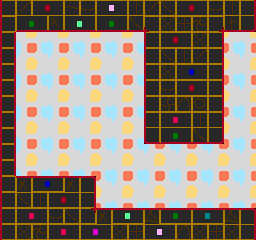

This game map was drawn from its Tiled (.tmx) file and the tilesets committed beside it. A one-line description and the full map source follow:
An orthogonal 16x15 tile map with 16x16 px tiles, 2 tile layers (back, front) and 3 objects (Prisoner, Door).

<map version="1.0" orientation="orthogonal" width="16" height="15" tilewidth="16" tileheight="16">
 <tileset firstgid="1" name="tiles1" tilewidth="16" tileheight="16">
  <image source="../tiles0.gif" trans="ff00ff" width="256" height="256" />
 </tileset>
 <layer name="back" width="16" height="15">
  <data encoding="csv">
129,129,130,129,130,129,130,129,130,129,130,129,130,129,130,129,
145,145,146,145,146,145,146,145,146,145,146,145,146,145,146,145,
129,129,130,129,130,129,130,129,130,129,130,129,130,129,130,129,
145,145,146,145,146,145,146,145,146,145,146,145,146,145,146,145,
129,129,130,129,130,129,130,129,130,129,130,129,130,129,130,129,
145,145,146,145,146,145,146,145,146,145,146,145,146,145,146,145,
129,129,130,129,130,129,130,129,130,129,130,129,130,129,130,129,
145,145,146,145,146,145,146,145,146,145,146,145,146,145,146,145,
129,129,130,129,130,129,130,129,130,129,130,129,130,129,130,129,
145,145,146,145,146,145,146,145,146,145,146,145,146,145,146,145,
129,129,130,129,130,129,130,129,130,129,130,129,130,129,130,129,
145,145,146,145,146,145,146,145,146,145,146,145,146,145,146,145,
129,129,130,129,130,129,130,129,130,129,130,129,130,129,130,129,
145,145,146,145,146,145,146,145,146,145,146,145,146,145,146,145,
129,129,130,129,130,129,130,129,130,129,130,129,130,129,130,129
</data>
 </layer>
 <layer name="front" width="16" height="15">
  <data encoding="csv">
97,98,83,84,101,102,85,86,100,98,99,83,84,102,100,104,
113,1,2,19,5,6,1,2,21,149,115,116,117,150,20,24,
184,0,0,0,0,0,0,0,0,97,83,84,115,104,0,0,
168,0,0,0,0,0,0,0,0,113,99,100,98,120,0,0,
184,0,0,0,0,0,0,0,0,97,115,67,68,104,0,0,
168,0,0,0,0,0,0,0,0,97,102,83,84,120,0,0,
184,0,0,0,0,0,0,0,0,113,118,119,114,104,0,0,
168,0,0,0,0,0,0,0,0,113,81,82,100,120,0,0,
184,0,0,0,0,0,0,0,0,17,1,2,21,24,0,0,
168,0,0,0,0,0,0,0,0,0,0,0,0,0,0,0,
184,0,0,0,0,0,0,0,0,0,0,0,0,0,0,0,
97,35,51,52,35,40,0,0,0,0,0,0,0,0,0,0,
113,99,100,83,84,120,0,0,0,0,0,0,0,0,0,0,
97,81,82,102,99,134,35,53,54,39,49,50,55,56,39,40,
113,115,117,81,82,87,88,115,116,85,86,119,115,116,115,120
</data>
 </layer>
 <objectgroup name="lines" width="16" height="15" visible="0">
  <properties>
   <property name="rarity" value="0" />
   <property name="tags" value="[&quot;prison_e&quot;]" />
  </properties>
  <object x="240" y="208">
   <polyline points="16,0 -144,0 -144,-32 -224,-32 -224,-176 -96,-176 -96,-64 -16,-64 -16,-176 16,-176" />
  </object>
 </objectgroup>
 <objectgroup name="objects" width="16" height="15">
  <object name="Prisoner" gid="232" x="48" y="160" />
  <object name="Door" gid="232" x="144" y="184" />
 </objectgroup>
</map>
